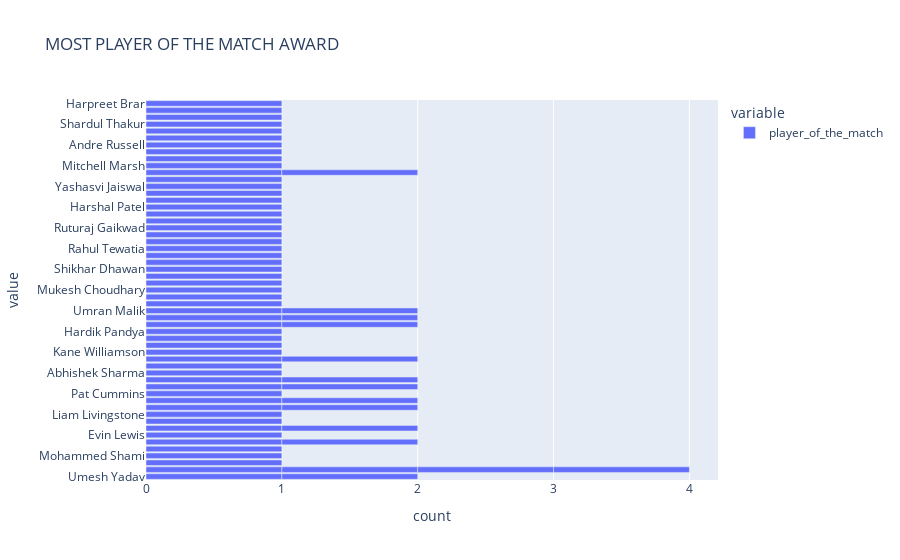

Notebook code for this chart:
### Markdown cell above
# PLAYER OF THE MATCH ANALYSIS

### Code cell
figure=px.bar(data,x=["player_of_the_match"],title="MOST PLAYER OF THE MATCH AWARD")
figure.show()

### Figure 1 — Plotly figure (JSON) as saved in the notebook; plotly's stock layout.template omitted (floating-point values rounded to 4 significant figures)
{"data": [{"alignmentgroup": "True", "hovertemplate": "variable=player_of_the_match<br>count=%{x}<br>value=%{y}<extra></extra>", "legendgroup": "player_of_the_match", "marker": {"color": "#636efa", "pattern": {"shape": ""}}, "name": "player_of_the_match", "offsetgroup": "player_of_the_match", "orientation": "h", "showlegend": true, "textposition": "auto", "type": "bar", "x": [1, 1, 1, 1, 1, 1, 1, 1, 1, 1, 1, 1, 1, 1, 1, 1, 1, 1, 1, 1, 1, 1, 1, 1, 1, 1, 1, 1, 1, 1, 1, 1, 1, 1, 1, 1, 1, 1, 1, 1, 1, 1, 1, 1, 1, 1, 1, 1, 1, 1, 1, 1, 1, 1, 1, 1, 1, 1, 1, 1, 1, 1, 1, 1, 1, 1, 1, 1, 1, 1, 1], "xaxis": "x", "y": ["Umesh Yadav", "Kuldeep Yadav", "Odean Smith", "Mohammed Shami", "Sanju Samson", "Wanindu Hasaranga", "Evin Lewis", "Umesh Yadav", "Jos Buttler", "Lockie Ferguson", "Liam Livingstone", "Avesh Khan", "Dinesh Karthik", "Pat Cummins", "Quinton de Kock", "Shubman Gill", "Abhishek Sharma", "Anuj Rawat", "Kuldeep Yadav", "Yuzvendra Chahal", "Kane Williamson", "Shivam Dube", "Mayank Agarwal", "Hardik Pandya", "Rahul Tripathi", "K L Rahul", "Dinesh Karthik", "Umran Malik", "David Miller", "Yuzvendra Chahal", "Faf du Plessis", "Kuldeep Yadav", "Mukesh Choudhary", "Jos Buttler", "Rashid Khan", "Marco Jansen", "K L Rahul", "Shikhar Dhawan", "Riyan Parag", "Umran Malik", "Kuldeep Yadav", "Krunal Pandya", "Rahul Tewatia", "Suruakumar Yadav", "Mohsin Khan", "Ruturaj Gaikwad", "Rinku Singh", "Kagiso Rabada", "Harshal Patel", "David Warner", "Tim David", "Yashasvi Jaiswal", "Avesh Khan", "Wanindu Hasaranga", "Devon Conway", "Jasprit Bumrah", "Shubman Gill", "Mitchell Marsh", "Daniel Sams", "Jonny Bairstow", "Andre Russell", "W. Saha", "Trent Boult", "Shardul Thakur", "Rahul Tripathi", "Quinton de Kock", "Virat Kohli", "R Aswin", "Jasprit Bumrah", "Harpreet Brar", null], "yaxis": "y"}], "layout": {"autosize": true, "barmode": "relative", "legend": {"title": {"text": "variable"}, "tracegroupgap": 0}, "title": {"text": "MOST PLAYER OF THE MATCH AWARD"}, "xaxis": {"anchor": "y", "autorange": true, "domain": [0, 1], "range": [0, 4.211], "title": {"text": "count"}, "type": "linear"}, "yaxis": {"anchor": "x", "autorange": true, "domain": [0, 1], "range": [-0.5, 54.5], "title": {"text": "value"}, "type": "category"}}}
